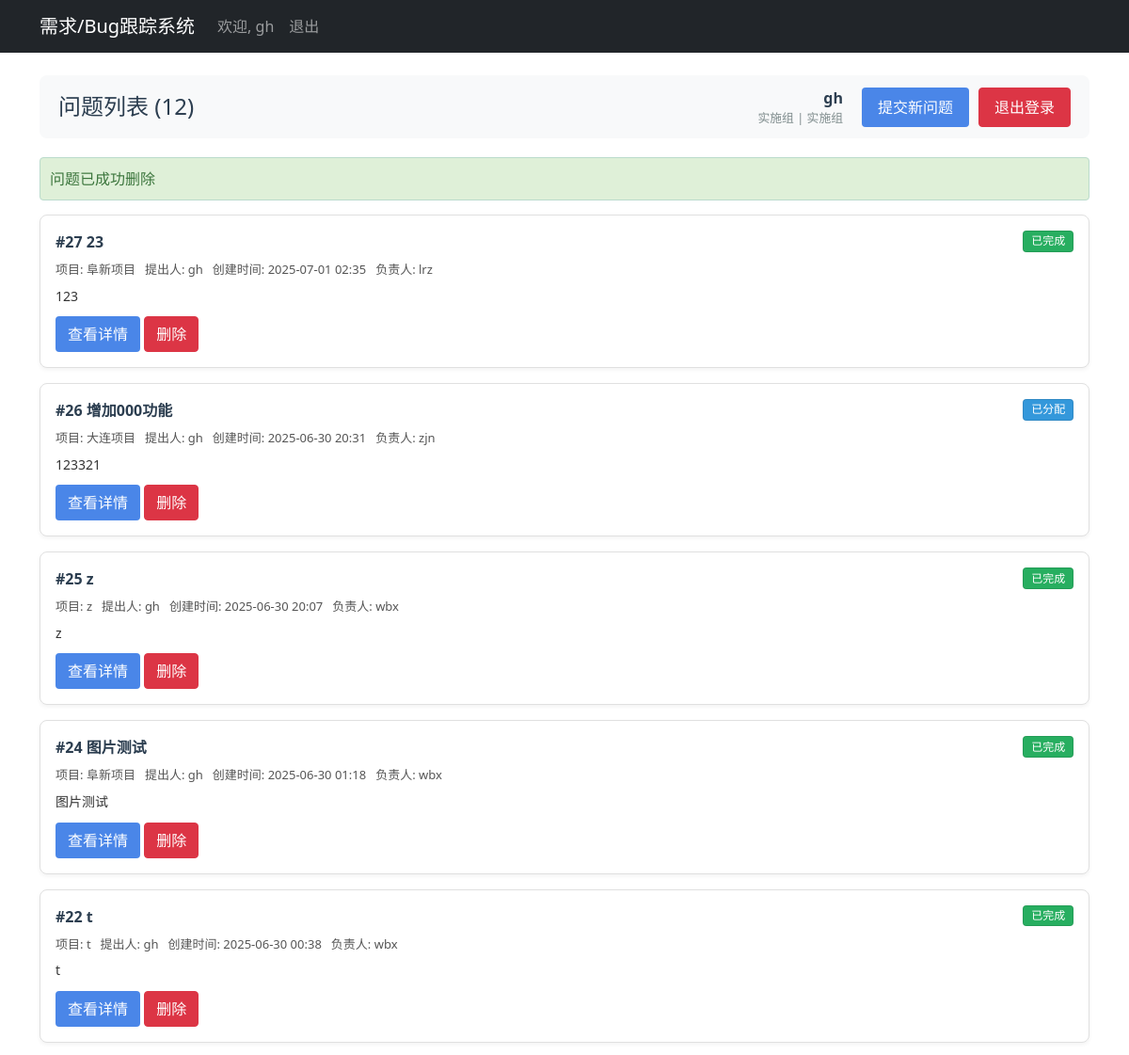
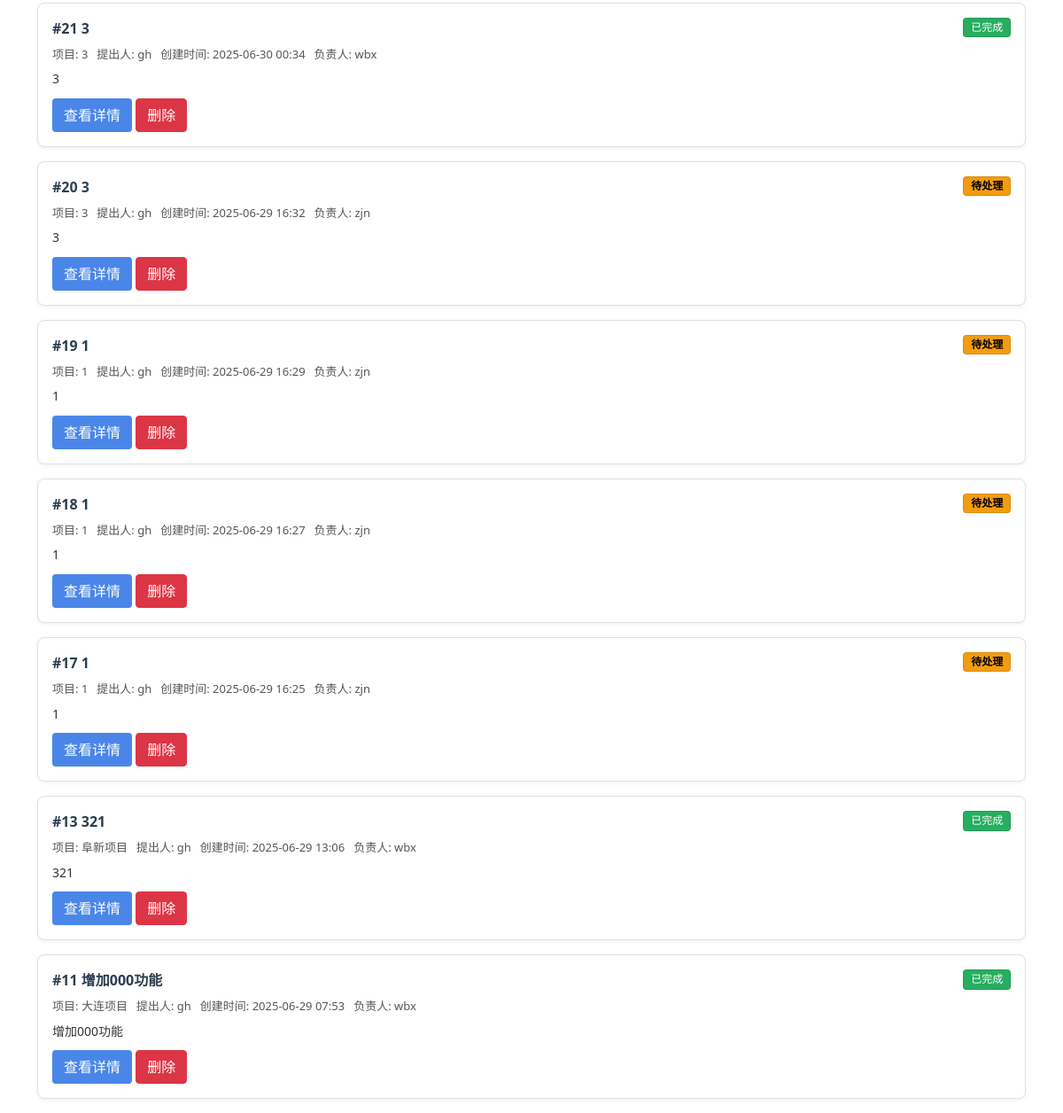
The page /?message=问题已成功删除 (signed in) on the database its author committed (2 pictures, top to bottom).
### tables this page shows
CREATE TABLE bugs (
            id INTEGER PRIMARY KEY AUTOINCREMENT,
            title TEXT NOT NULL,
            description TEXT,
            status TEXT DEFAULT '待处理',
            assigned_to INTEGER,
            created_by INTEGER,
            project TEXT,
            created_at TIMESTAMP DEFAULT CURRENT_TIMESTAMP,
            resolved_at TIMESTAMP,
            resolution TEXT,
            image_path TEXT,
            FOREIGN KEY(assigned_to) REFERENCES users(id),
            FOREIGN KEY(created_by) REFERENCES users(id));

CREATE TABLE users (
            id INTEGER PRIMARY KEY AUTOINCREMENT,
            username TEXT UNIQUE NOT NULL,
            password TEXT NOT NULL,
            role TEXT NOT NULL,
            team TEXT
        );

### app.py (the view)
@app.route('/')
@login_required
def index():
    user = get_current_user()
    if not user:
        return redirect('/login')
    if user['role'] == '组内成员':
        return redirect('/team-issues')
    elif user['role'] == '管理员':
        return redirect('/admin')
    conn = sqlite3.connect('bugtracker.db')
    conn.row_factory = sqlite3.Row
    c = conn.cursor()
    if user['role'] == '负责人':
        c.execute('''
            SELECT b.*, u1.username as creator_name, u2.username as assignee_name,
                   datetime(b.created_at, 'localtime') as local_created_at
            FROM bugs b
            LEFT JOIN users u1 ON b.created_by = u1.id
            LEFT JOIN users u2 ON b.assigned_to = u2.id
            WHERE (b.assigned_to IS NULL OR u2.team = ?) OR u1.team = ?
            ORDER BY b.created_at DESC
        ''', (user['team'], user['team']))
    else:
        c.execute('''
            SELECT b.*, u1.username as creator_name, u2.username as assignee_name,
                   datetime(b.created_at, 'localtime') as local_created_at
            FROM bugs b
            LEFT JOIN users u1 ON b.created_by = u1.id
            LEFT JOIN users u2 ON b.assigned_to = u2.id
            ORDER BY b.created_at DESC
        ''')
    bugs = c.fetchall()
    conn.close()
    return render_template('index.html', bugs=bugs, user=user)

### app.py (called while the page is built)
@app.template_filter('datetimeformat')
def datetimeformat_filter(value, format='%Y-%m-%d %H:%M'):
    if not value:
        return '--'  # 空值占位符
    try:
        if isinstance(value, str):
            for fmt in ('%Y-%m-%d %H:%M:%S', '%Y-%m-%dT%H:%M:%S', '%Y-%m-%d %H:%M'):
                try:
                    dt = datetime.strptime(value, fmt)
                    return dt.strftime(format)
                except ValueError:
                    continue
            return value  # 无法解析时返回原值
        return value.strftime(format)
    except Exception as e:
        print(f"时间格式化错误: {str(e)} | 原始值: {value} ({type(value)})")
        return str(value)  # 异常时返回原始值的字符串形式

def get_current_user():
    user_id = request.cookies.get('user_id')
    username = request.cookies.get('username')
    role = request.cookies.get('role')
    team = request.cookies.get('team')
    if not all([user_id, username, role]):
        return None
    return {
        'id': int(user_id),
        'username': username,
        'role': role,
        'team': team
    }

def login_required(f):
    @wraps(f)
    def decorated_function(*args, **kwargs):
        user = get_current_user()
        if not user:
            return redirect(url_for('login', next=request.url))
        return f(*args, **kwargs)
    return decorated_function

### templates/index.html (shortened to what this page needs)
{% extends "base.html" %}
{% block content %}
    <div style="display: flex; justify-content: space-between; align-items: center; margin-bottom: 20px; padding: 12px 20px; background: #f8f9fa; border-radius: 8px;">
        <h1 style="font-size: 24px; margin: 0; color: #2c3e50;">问题列表 ({{ bugs|length }})</h1>
        <div style="display: flex; align-items: center; gap: 20px;">
            <div style="text-align: right;">
                <div style="font-weight: 600; font-size: 16px; color: #2c3e50;">{{ user.username }}</div>
                <div style="font-size: 0.8em; color: #7f8c8d;">{{ user.role }}{% if user.team %} | {{ user.team }}{% endif %}</div>
            </div>
            <div style="display: flex; gap: 10px;">
                {% if user.role == '实施组' %}
                <a href="/submit" class="btn" style="background-color: #4a86e8; color: white; padding: 8px 16px; border-radius: 4px;">提交新问题</a>
                {% endif %}
                <a href="/logout" class="btn btn-danger" style="padding: 8px 16px; border-radius: 4px;">退出登录</a>
            </div>
        </div>
    </div>
    {% if request.args.get('message') %}
    <div class="alert alert-success" style="padding:10px; background:#dff0d8; color:#3c763d; border-radius:4px; margin-bottom:15px;">
        {{ request.args.get('message') }}
    </div>
    {% endif %}
    <div class="bug-list">
        {% if bugs|length == 0 %}
            <p>暂无问题，请提交新问题。</p>
        {% else %}
            {% for bug in bugs %}
            <div class="bug-item">
                <div class="bug-header">
                    <div class="bug-title">
                        #{{ bug.id }} {{ bug.title }}
                    </div>
                    <span class="bug-status status-{{ bug.status.lower().replace(' ', '-') }}">
                        {{ bug.status }}
                    </span>
                </div>
                <div class="bug-meta">
                    <span>项目: {{ bug.project }}</span>
                    <span>提出人: {{ bug.creator_name }}</span>
                    <span>创建时间: {{ bug.created_at|datetimeformat }}</span>
                    {% if bug.assignee_name %}<span>负责人: {{ bug.assignee_name }}</span>{% endif %}
                </div>
                <div class="bug-description">
                    {{ bug.description|truncate(100) }}
                </div>
                <div class="bug-actions">
                    <a href="/bug/{{ bug.id }}" class="btn" style="background-color: #4a86e8; color: white;">查看详情</a>
                    {% if user.role == '管理员' or (user.id == bug.created_by and user.role == '实施组') %}
                        <button onclick="deleteBug('{{ bug.id }}')" class="btn btn-danger">删除</button>
                    {% endif %}
                </div>
            </div>
            {% endfor %}
        {% endif %}
    </div>
{% endblock %}

### templates/index.html (style rules this page uses)
.bug-list .bug-item { border: 1px solid #e0e0e0; border-radius: 8px; padding: 16px; margin-bottom: 16px; background: #ffffff; box-shadow: 0 2px 4px rgba(0,0,0,0.05); }
.bug-list .bug-header { display: flex; justify-content: space-between; align-items: flex-start; margin-bottom: 8px; }
.bug-list .bug-title { font-weight: bold; font-size: 16px; color: #2c3e50; flex: 1; margin-right: 10px; }
.bug-status { display: inline-block !important; padding: 0.35em 0.65em !important; font-size: 0.75em !important; line-height: 1 !important; text-align: center !important; white-space: nowrap !important; vertical-align: baseline !important; border-radius: 0.25rem !important; border: 1px solid rgba(0,0,0,0.1) !important; }
.bug-status.status-pending, .bug-status.status-待处理 { background-color: #f39c12 !important; color: #000 !important; font-weight: bold !important; }
.bug-status.status-assigned, .bug-status.status-已分配 { background-color: #3498db !important; color: #fff !important; }
.bug-status.status-已完成 { background-color: #27ae60 !important; color: #fff !important; }
.bug-list .bug-meta { font-size: 13px; color: #555; margin-bottom: 8px; display: flex; flex-wrap: wrap; gap: 10px; }
.bug-list .bug-description { font-size: 14px; color: #333; margin-bottom: 12px; line-height: 1.4; }

### rows shown on the page
bugs: id "27", title "23", status "已完成", project "阜新项目", creator_name "gh", created_at "2025-07-01 02:35", assignee_name "lrz", description "123"
bugs: id "26", title "增加000功能", status "已分配", project "大连项目", creator_name "gh", created_at "2025-06-30 20:31", assignee_name "zjn", description "123321"
bugs: id "25", title "z", status "已完成", project "z", creator_name "gh", created_at "2025-06-30 20:07", assignee_name "wbx", description "z"
bugs: id "24", title "图片测试", status "已完成", project "阜新项目", creator_name "gh", created_at "2025-06-30 01:18", assignee_name "wbx", description "图片测试"
bugs: id "22", title "t", status "已完成", project "t", creator_name "gh", created_at "2025-06-30 00:38", assignee_name "wbx", description "t"
bugs: id "21", title "3", status "已完成", project "3", creator_name "gh", created_at "2025-06-30 00:34", assignee_name "wbx", description "3"
bugs: id "20", title "3", status "待处理", project "3", creator_name "gh", created_at "2025-06-29 16:32", assignee_name "zjn", description "3"
bugs: id "19", title "1", status "待处理", project "1", creator_name "gh", created_at "2025-06-29 16:29", assignee_name "zjn", description "1"
bugs: id "18", title "1", status "待处理", project "1", creator_name "gh", created_at "2025-06-29 16:27", assignee_name "zjn", description "1"
bugs: id "17", title "1", status "待处理", project "1", creator_name "gh", created_at "2025-06-29 16:25", assignee_name "zjn", description "1"
bugs: id "13", title "321", status "已完成", project "阜新项目", creator_name "gh", created_at "2025-06-29 13:06", assignee_name "wbx", description "321"
bugs: id "11", title "增加000功能", status "已完成", project "大连项目", creator_name "gh", created_at "2025-06-29 07:53", assignee_name "wbx", description "增加000功能"

### other values the page prints
{{ user.username }} "gh"
{{ bugs|length }} "12"
{{ user.role }} "实施组"
{{ user.team }} "实施组"
{{ request.args.get('message') }} "问题已成功删除"
